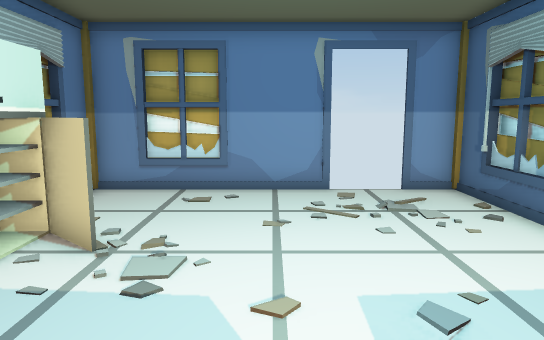
[1] (above)

13 first-person views from a walk through a 3-D level made in the Unity game engine. The camera is 1.3 m above the floor, tilts 8° down and sees 70° across. Doors are open. The floor is counted in squares, 1 m on a side. Each view is taken from the middle of a square. On the plan, view 1 faces up. The plan holds only what a view shows up to about 16 squares ahead; the rest is blank.

[2]
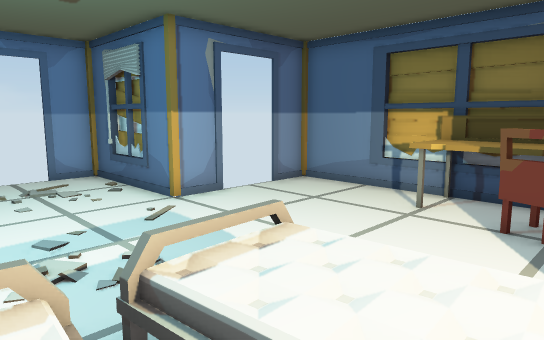

[3]
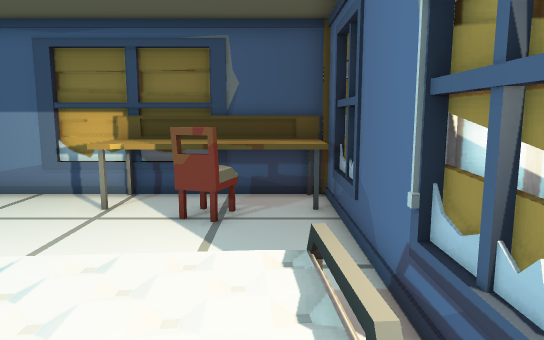

[4]
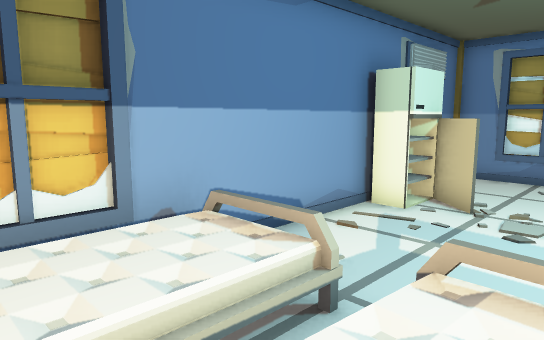

[5]
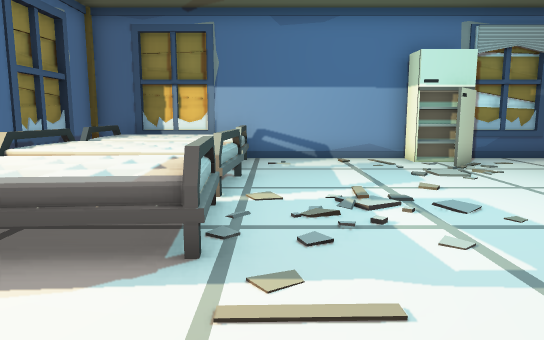

[6]
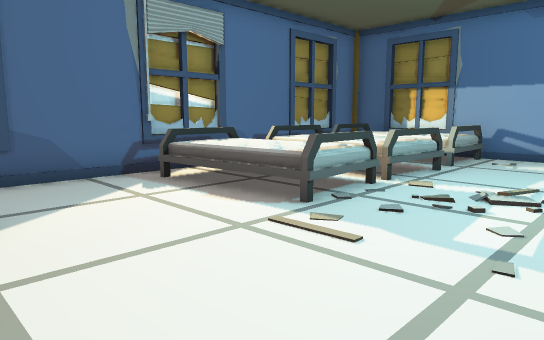

[7]
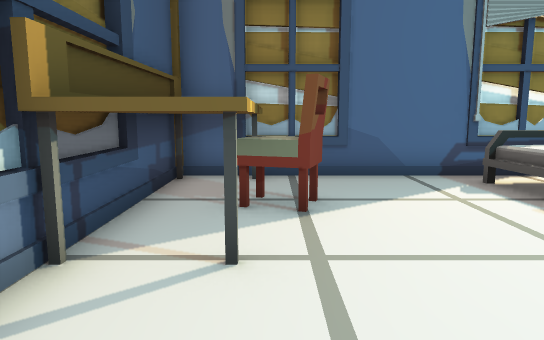

[8]
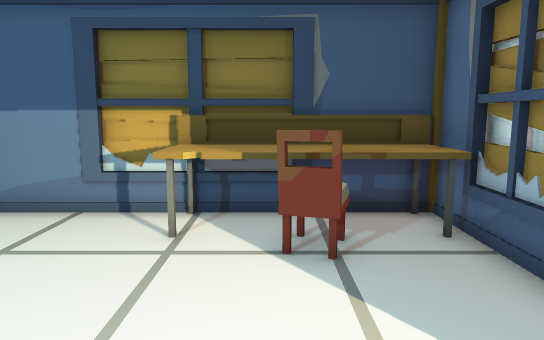

[9]
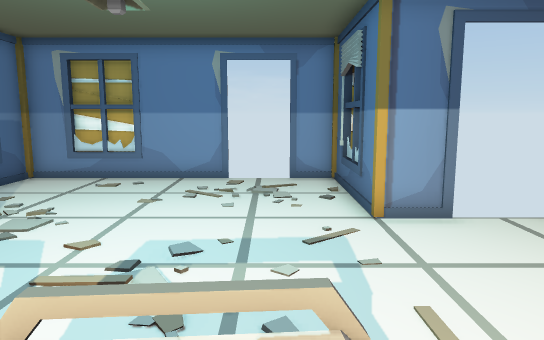

[10]
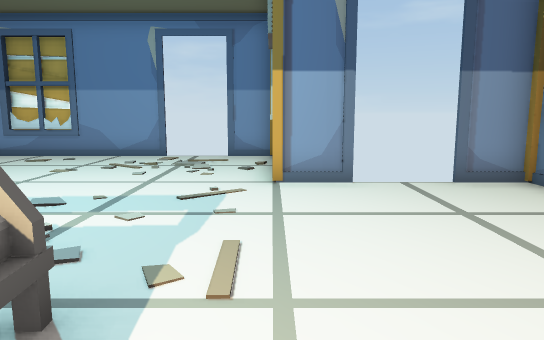

[11]
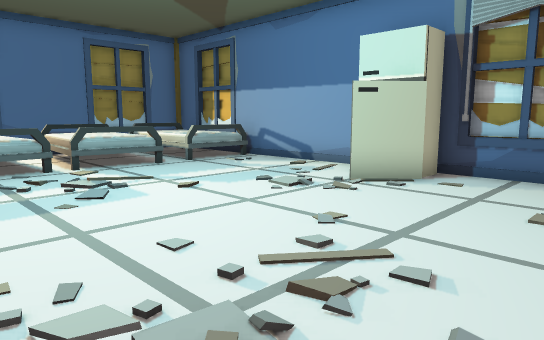

[12]
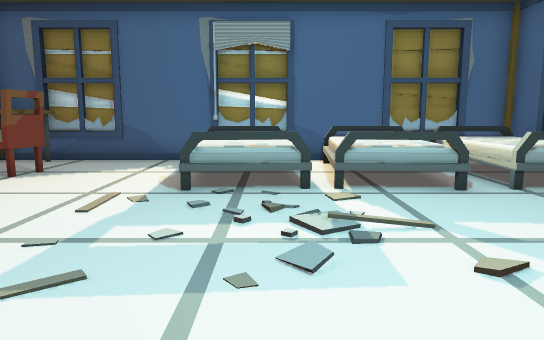

[13]
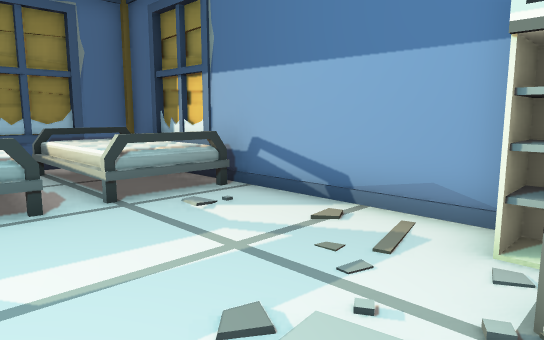

### Floor plan
Key: @ floor where view 1 was taken; # wall or solid block; . main floor; : floor 0.75 m higher than the main floor; / step, stairs or slope; D open door; = window, fence, low wall or low ledge; F fridge; C chair; B bed; O other object.
Columns run from 5 left of view 1 to 10 right of it. Each row starts with its distance up from view 1.
 11 #######DD##
 10 #......DD.#
  9 #.........#
  8 #.........#
  7 #.........#
  6 #FF.......##DD##
  5 #F..........DD.#
  4 #..............#
  3 #..............#
  2 #..............#
  1 #............OO#
  0 #BBB/@=//....OOO
 -1 #BB.: /: ....COO
 -2 #BB.  . :/..CCOO
 -3 #BB. :.  B...OOO
 -4 #B###B.#=....OO#
 -5 ################

Where each view was taken, in squares from view 1:
view 1: 0 up, 0 right, facing up
view 2: 3 down, 0 right, facing up-right
view 3: 3 down, 0 right, facing right
view 4: 3 down, 0 right, facing up-left
view 5: 1 up, 7 right, facing left
view 6: 4 up, 8 right, facing down-left
view 7: 4 up, 8 right, facing down
view 8: 1 down, 2 right, facing right
view 9: 2 down, 3 right, facing up
view 10: 2 down, 5 right, facing up
view 11: 10 up, 4 right, facing down-left
view 12: 7 up, 2 right, facing down
view 13: 6 up, 0 right, facing down-left
